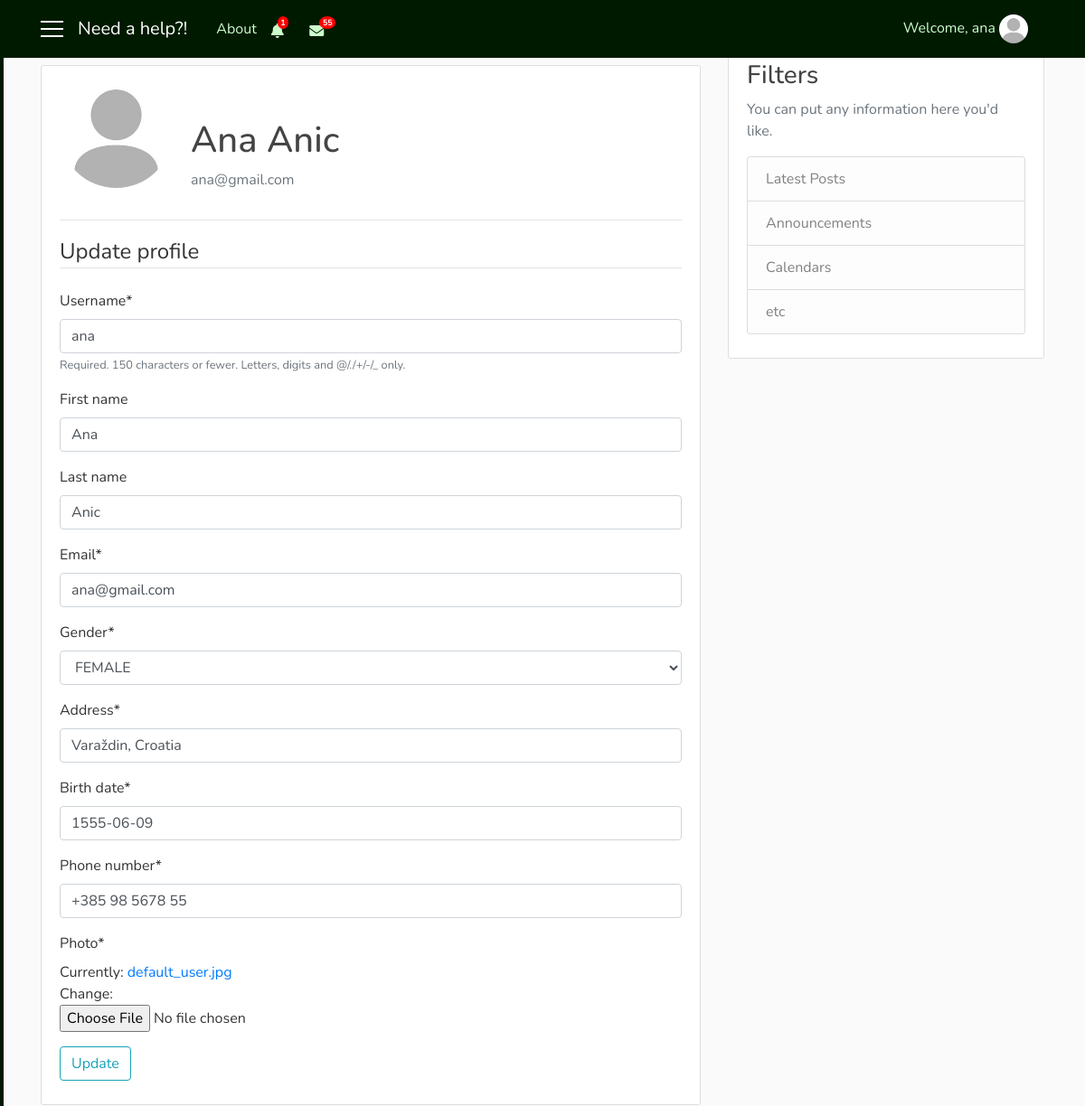
/profile/2/ (signed in), run on the app's committed database.
### user/models.py (models this page shows, shortened)
class ClientNotifications(models.Model):
    client = models.ForeignKey(User, on_delete=models.CASCADE)
    notification = models.CharField(max_length=1000)
    url_to_go = models.CharField(max_length=200, default='-')
    date = models.DateTimeField(auto_now_add=True)
    seen = models.BooleanField(default=False)
    remove = models.BooleanField(default=False)

class Profile(models.Model):
    user = models.OneToOneField(User, on_delete=models.CASCADE)
    gender = models.CharField(max_length=10, choices=GENDER)
    address = models.CharField(max_length=30)
    birth_date = models.DateField(null=True)
    phone_number = models.CharField(max_length=100)
    costs = models.IntegerField(default=100)
    role = models.CharField(max_length=15, choices=ROLES)
    profession = models.CharField(max_length=250, choices=PROFESSION, default='Other')
    knowledges = models.TextField(max_length=1000)
    rating = models.FloatField(default=0.0)
    rated = models.IntegerField(default=0)
    hired = models.IntegerField(default=0)
    num_hires = models.IntegerField(default=0)
    photo = models.ImageField(default='default_user.jpg', upload_to='profile_user')

### user/views.py (the view)
# urls.py: path('profile/<int:log>/', views.profile, name='profile'),
@login_required  # decorator dodaje funkcionalnost nasoj funkciji
def profile(request, log):
    user = User.objects.filter(id=log).first()
    if request.method == 'POST':
        u_form = UserUpdateForm(request.POST, instance=request.user)
        if user.profile.role == 'repairman':
            p_form = RepairmanUpdateForm(request.POST,
                                         request.FILES,
                                         instance=request.user.profile)
        else:
            p_form = ClientUpdateForm(request.POST,
                                      request.FILES,
                                      instance=request.user.profile)
        if u_form.is_valid() and p_form.is_valid():
            u_form.save()
            p_form.save()
            messages.success(request, f'You have updated your account!')
            return redirect('profile', log=user.id)
    else:
        u_form = UserUpdateForm(instance=request.user)
        if user.profile.role == 'repairman':
            p_form = RepairmanUpdateForm(instance=request.user.profile)
        else:
            p_form = ClientUpdateForm(instance=request.user.profile)
    us = request.user
    not_r = RepairmanNotifications.objects.filter(repairman=us, remove=False).order_by('-date')
    not_c = ClientNotifications.objects.filter(client=us, remove=False).order_by('-date')
    not_rep = RepairmanNotifications.objects.filter(repairman=user, seen=False).count()
    not_cli = ClientNotifications.objects.filter(client=user, seen=False).count()
    args = {
        'u_form': u_form,
        'p_form': p_form,
        'not_c': not_c,
        'not_r': not_r,
        'not_cli': not_cli,
        'not_rep': not_rep,
        'api_key': settings.GOOGLE_MAPS_API_KEY
    }
    return render(request, 'user/profile.html', args)

### user/forms.py
class UserUpdateForm(forms.ModelForm):
    email = forms.EmailField()
    class Meta:
        model = User
        fields = [
            'username',
            'first_name',
            'last_name',
            'email'
        ]

class ClientUpdateForm(forms.ModelForm):
    class Meta:
        model = Profile
        fields = [
            'gender',
            'address',
            'birth_date',
            'phone_number',
            'photo'
        ]
    def __init__(self, *args, **kwargs):
        super(ClientUpdateForm, self).__init__(auto_id=True, *args, **kwargs)
        self.fields['phone_number'].widget.attrs.update({
            'placeholder': '+385 98 546 9523',
            'required': True,
        })

### user/templates/user/profile.html (shortened to what this page needs)
{% extends 'need_a_help_app/base.html' %}
{% load crispy_forms_tags %}
{% block notify_client %}
    {% if not_c %}
        <i class="nav-item nav-link fas fa-bell mt-1 popOver" data-title="Notifications" data-content="
            <div class='container'>
                {% for n in not_c|slice:'5' %}
                    <div {% if not n.seen %}class='row not_seen'{% else %}class='row not_row' style='cursor: pointer;'{% endif %} onclick='location.href=&quot;{{ n.url_to_go }}?not_c={{ n.id }}&quot;;' {% if not n.seen %}style='background: #f2f2f2;'{% endif %}>
                        {{ n.notification }}
                        <div class='col-sm-3 col-md-3 col-lg-3'>
                            <small class='text-secondary text-muted'>{{ n.date|date:'dM H:i' }}</small>
                        </div>
                    </div>
                    <hr width=100%>
                {% endfor %}
                <div class='row'>
                    <div class='col-sm-12 col-md-12 col-lg-12 pl-5'>
                        <a href='{% url 'notifications_client' user.id %}'>Show all notifications</a>
                    </div>
                </div>
            </div>" data-placement="bottom" data-html="true" data-toggle="popover" data-container="body" data-trigger="click"></i>
        {% if not_cli %}
            <span class="badge badge-notify-bell">{{ not_cli }}</span>
        {% endif %}
    {% else %}
        <i class="nav-item nav-link fas fa-bell mt-1 popOver" data-title="Notifications" data-content="
            <h6 class='text-secondary text-muted' align='center'>No results</h6>" data-placement="bottom" data-html="true" data-toggle="popover" data-container="body" data-trigger="hover"></i>
    {% endif %}
{% endblock %}
{% block mess_client %}
        <span class="badge badge-notify-mess">55</span>
{% endblock %}
{% block content %}
    <div class="content-section mt-3">
      <div class="media">
        <img class="rounded-circle account-img" src="{{ user.profile.photo.url }}">
        <div class="media-body">
          <h2 class="account-heading pt-5">{{ user.first_name }} {{ user.last_name }}</h2>
          <p class="text-secondary text-muted">{{ user.email }}</p>
        </div>
      </div>
      <hr width="100%">
      <form method="POST" enctype="multipart/form-data">
        <fieldset class="from-group">
          <legend class="border-bottom mb-4">Update profile</legend>
            {{ u_form|crispy }}
            {{ p_form|crispy }}
        </fieldset>
        <div class="form-group">
          <button class="btn btn-outline-info" type="submit">Update</button>
        </div>
      </form>
    </div>
{% endblock %}

### need_a_help_app/templates/need_a_help_app/base.html (shortened to what this page needs)
{% load static %}
<!DOCTYPE html>
<html>
    <head>
        <link rel="stylesheet" href="https://maxcdn.bootstrapcdn.com/bootstrap/4.0.0/css/bootstrap.min.css">
        <link rel="stylesheet" href="https://use.fontawesome.com/releases/v5.7.2/css/all.css">
        <link rel="stylesheet" type="text/css" href="{% static 'need_a_help_app/style.css' %}">
    </head>
    <body>
      <div id="wrapper">
          {% if user.is_authenticated and user.profile.role == 'client' %}
            <div id="sidebar-wrapper">
                <ul class="sidebar-nav">
                    <div class="list-group pt-2 d-none d-sm-none d-md-block d-lg-block">
                      <a class="list-group-item sb" href="{% url 'main_client' %}">&nbsp; Home</a>
                      <a class="list-group-item sb" href="{% url 'inbox' user.id %}">&nbsp; Messages</a>
                      <a class="list-group-item sb" href="{% url 'notifications_client' user.id %}">&nbsp; My notifications</a>
                      <a class="list-group-item sb" href="{% url 'profile' user.id %}">&nbsp; Settings</a>
                      <a class="list-group-item sb" href="{% url 'favorites' %}">&nbsp; My favourites</a>
                    </div>
                </ul>
            </div>
          {% endif %}
          <header class="site-header">
            <nav class="navbar navbar-expand-md navbar-dark bg-steel fixed-top">
              <div class="container">
                {% if user.is_authenticated %}
                  <a href='#' id='menu-toggle'><div class='menu-icon'></div>
                                  <div class='menu-icon'></div>
                                  <div class='menu-icon'></div></a>
                  {% if user.profile.role == 'client' %}
                    <a class="navbar-brand mr-4 ml-3 d-none d-sm-none d-md-block d-lg-block" href="{% url 'main_client' %}">Need a help?!</a>
                  {% else %}
                    <a class="navbar-brand mr-4 ml-3 d-none d-sm-none d-md-block d-lg-block" href="{% url 'main_repairman' %}">Need a help?!</a>
                    <a class="navbar-brand mr-auto ml-auto d-md-none d-lg-none" href="{% url 'main_repairman' %}">Need a help?!</a>
                  {% endif %}
                {% endif %}
                <div class="collapse navbar-collapse" id="navbarToggle">
                  <div class="navbar-nav mr-auto">
                    <a class="nav-item nav-link" href="{% url 'about' %}">About</a>
                    {% if user.is_authenticated %}
                      <div  class="collapse navbar-collapse hidden-xs">
                        {% if user.profile.role == 'repairman' %}
                          {% block notify_repairman %}{% endblock %}
                        {% else %}
                          {% block notify_client %}{% endblock %}
                        {% endif %}
                        <i class="nav-item nav-link fas fa-envelope mt-1"></i>
                        {% block mess_client %}{% endblock %}
                      </div>
                    {% else %}
                      <div class="d-sm-block d-md-none">
                        <a class="nav-item nav-link" href="{% url 'login' %}">Login</a>
                        <a class="nav-item nav-link" href="{% url 'register' %}">Register</a>
                      </div>
                    {% endif %}
                  </div>
                </div>
                  <div class="navbar-nav">
                    {% if user.is_authenticated %}
                      <div class="collapse navbar-collapse hidden-xs">
                          <span class="nav-item nav-link">Welcome, {{ user.username }}
                            <img class="rounded-circle navbar-img popOver" data-title="Logged in as {{ user.profile.role }}" data-content="
                                <a class='list-group-item sb' href='{% url 'info' user.id %}'><i class='fa fa-user fa-fw' aria-hidden='true'></i>&nbsp; My profile</a>
                                <a class='list-group-item sb' href='{% url 'logout' %}'><i class='fas fa-power-off'></i>&nbsp Logout</a>" data-placement="bottom" data-html="true" data-toggle="popover" data-container="body" data-trigger="click" src="{{ user.profile.photo.url }}">
                          </span>
                      </div>
                    {% else %}
                      <div class="collapse navbar-collapse">
                        <a class="nav-item nav-link" href="{% url 'login' %}">Login</a>
                        <a class="nav-item nav-link" href="{% url 'register' %}">Register</a>
                      </div>
                    {% endif %}
                  </div>
              </div>
            </nav>
          </header>
          <div id="page-content-wrapper">
            <main role="main" class="container">
              <div class="row">
                <div class="col-sm-8 col-md-8 col-lg-8">
                  {% block content %}{% endblock %}
                </div>
                {% if user.is_authenticated %}
                  {% block filters %}
                    <div class="col-sm-4 col-md-4 col-lg-4">
                      <div class="content-section">
                        <h3>Filters</h3>
                        <p class='text-muted'>You can put any information here you'd like.
                          <ul class="list-group">
                            <li class="list-group-item list-group-item-light">Latest Posts</li>
                            <li class="list-group-item list-group-item-light">Announcements</li>
                            <li class="list-group-item list-group-item-light">Calendars</li>
                            <li class="list-group-item list-group-item-light">etc</li>
                          </ul>
                        </p>
                      </div>
                    </div>
                  {% endblock %}
                {% endif %}
              </div>
            </main>
          </div>
    </div>
    </body>
</html>

### need_a_help_app/static/need_a_help_app/style.css (style rules this page uses)
body { background: #fafafa; color: #333333; margin-top: 56px; font-family: Nunito; }
h1, h2, h3, h4, h5, h6 { color: #444444; }
ul { margin: 0; }
.bg-steel { background-color: #001a00; }
.site-header .navbar-nav .nav-link { color: #ccffcc; }
.content-section { background: #ffffff; padding: 10px 20px; border: 1px solid #dddddd; border-radius: 3px; margin-bottom: 20px; }
.account-img { height: 125px; width: 125px; margin-right: 20px; margin-bottom: 16px; }
.navbar-img { height: 32px; width: 32px; margin-right: 10px; cursor: pointer; }
.account-heading { font-size: 2.5rem; }
.menu-icon { width: 25px; height: 2px; background-color: white; margin: 6px 0; }
.sidebar-nav { padding-left: 0px; color: black; }
#sidebar-wrapper { z-index: 1; position: fixed; width: 0; height: 100%; overflow-y: hidden; background-color: #001a00; border: 2px solid #001a00; }
#page-content-wrapper { width: 100%; position: static; padding: 0; }
.sb { background-color: #001a00; color: #ccffcc; opacity: 0.9; }
.badge-notify-bell { background: red; position: relative; color: white; border-radius: 50%; top: -7px; left: -15px; font-size: xx-small; }
.badge-notify-mess { background: red; position: relative; color: white; border-radius: 50%; top: -7px; left: -13px; font-size: xx-small; }
.fa-bell { cursor: pointer; }
.fa-envelope { cursor: pointer; }

### data on the page
Profile: gender "FEMALE", address "Varaždin, Croatia", birth_date "1555-06-09", phone_number "+385 98 5678 55"

### other printed values
{{ not_cli }} "1"
{{ user.username }} "ana"
{{ user.first_name }} "Ana"
{{ user.last_name }} "Anic"
{{ user.email }} "ana@gmail.com"
